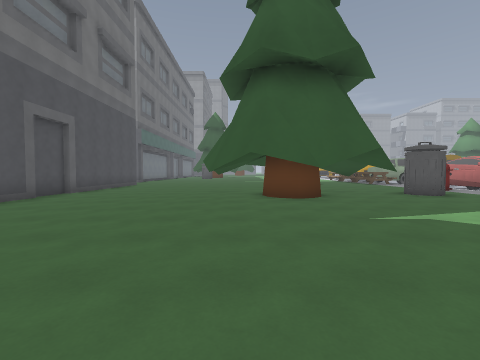
view 1 (above)

24 first-person views from a walk through a 3-D level made in the Godot game engine. The camera is 1.4 m above the floor, tilts 2° down and sees 90° across. The floor is counted in squares, 2 m on a side. Each view is taken from the middle of a square. On the plan, view 1 faces up. The plan holds only what a view shows up to about 9 squares ahead; the rest is blank. The place goes on beyond the plan. Surface patterns are stand-ins for the level's own textures.

view 2
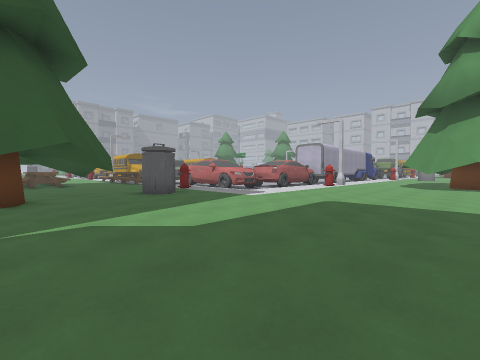

view 3
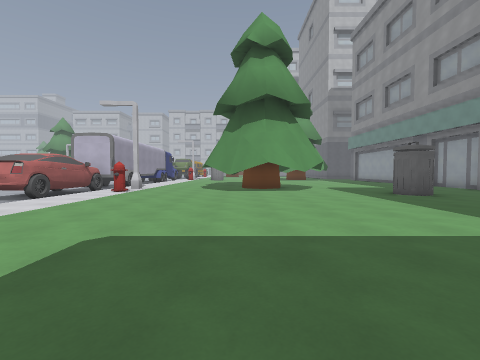

view 4
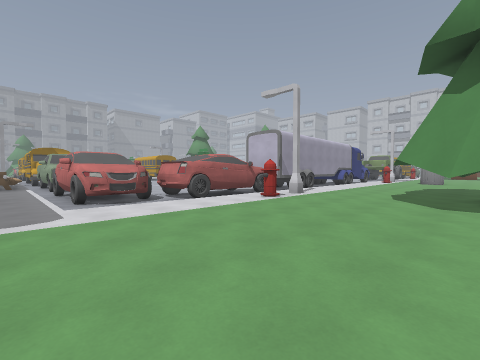

view 5
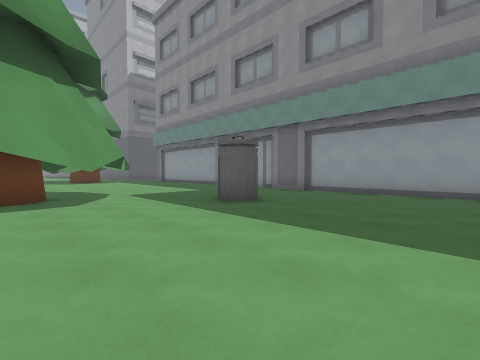

view 6
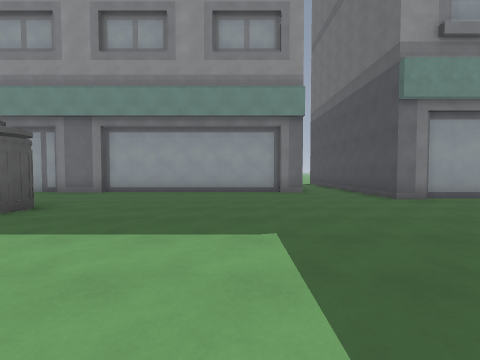

view 7
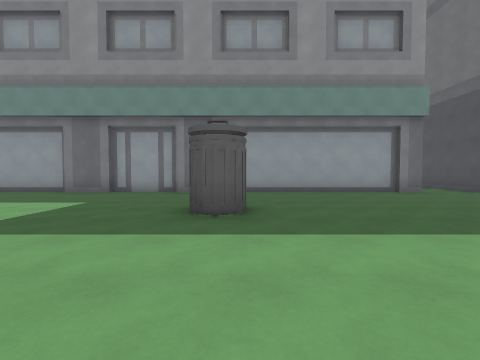

view 8
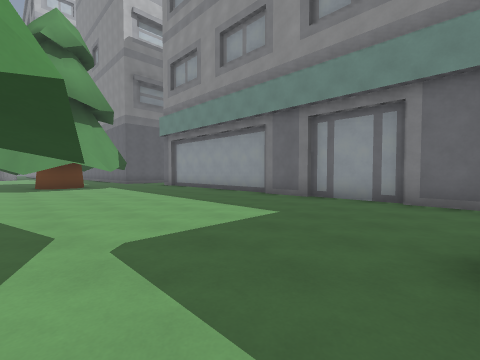

view 9
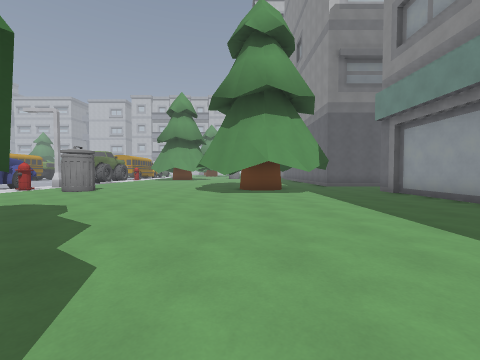

view 10
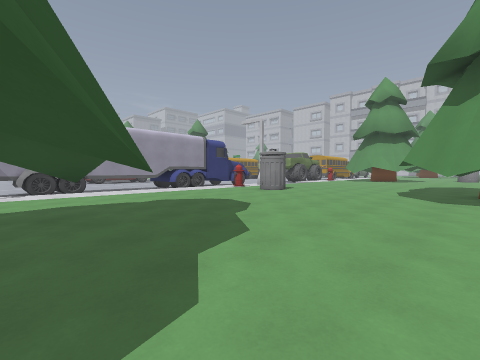

view 11
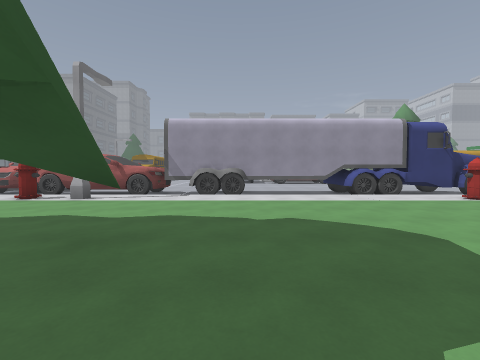

view 12
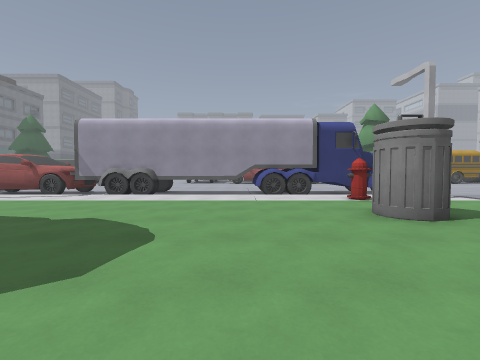

view 13
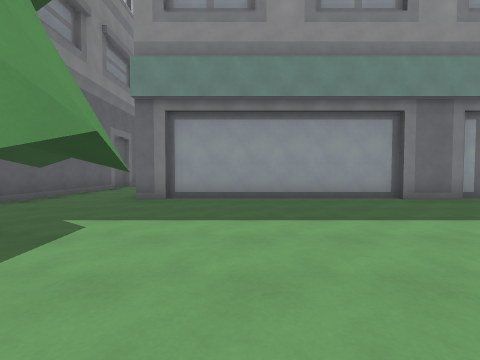

view 14
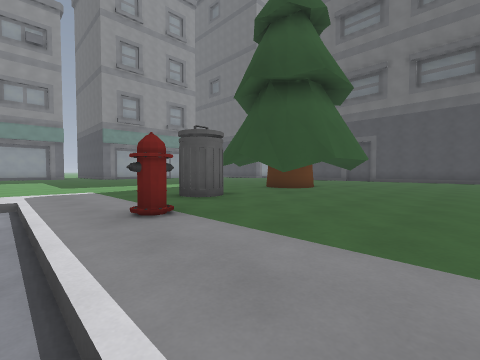

view 15
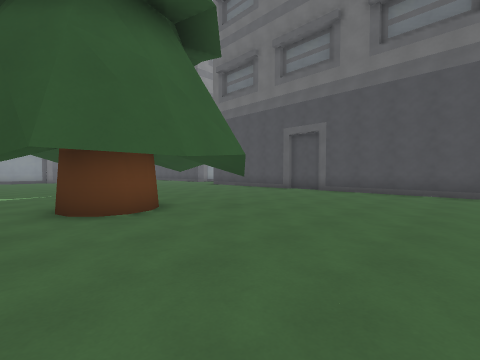

view 16
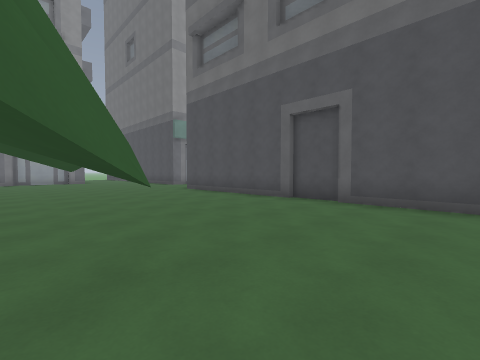

view 17
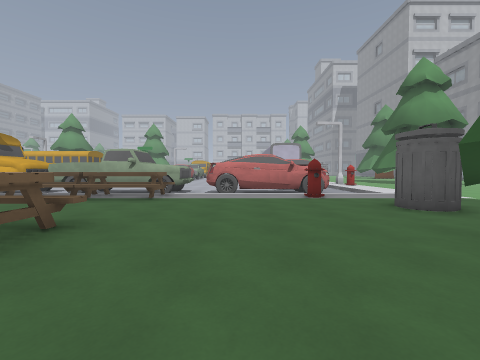

view 18
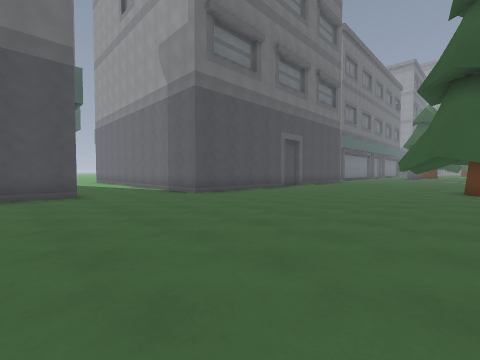

view 19
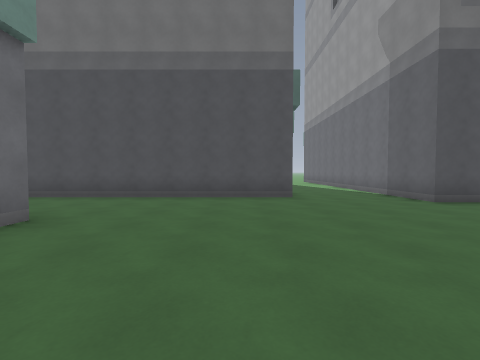

view 20
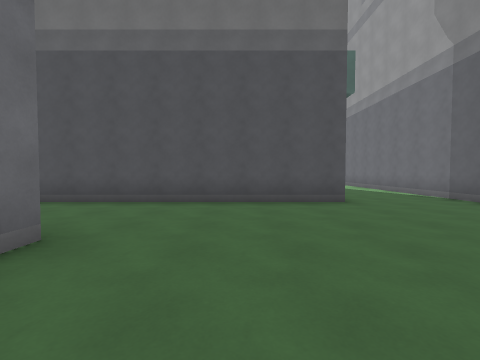

view 21
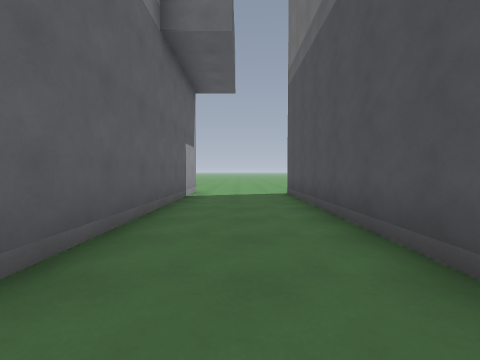

view 22
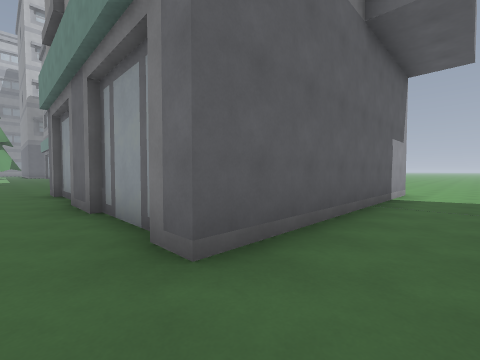

view 23
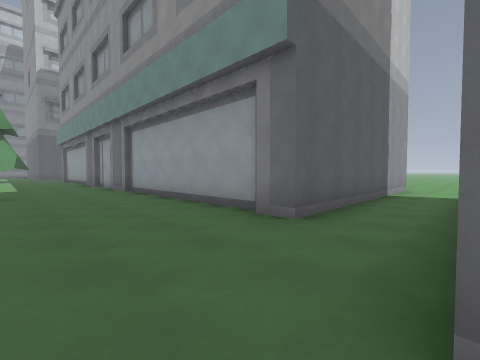

view 24
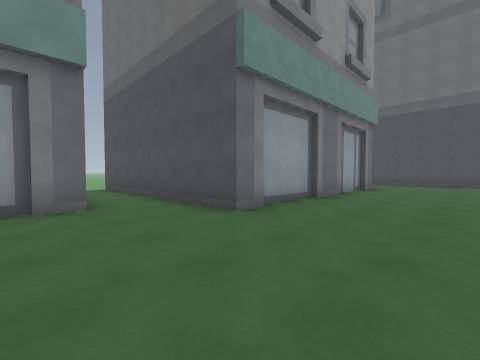

### Floor plan
Key: @ floor where view 1 was taken; # wall or solid block; . main floor; - floor 0.25 m lower than the main floor; / step, stairs or slope; ^ raised ledge; T tree; H hydrant; B bin; U building; A table; R truck.
Columns run from 10 left of view 1 to 25 right of it. Each row starts with its distance up from view 1.
 13              AA..AA/RR
 12     #............../#
 11     #............../#
 10     #............../#
  9     #.....T..T....H/####
  8     #....TT.TTT.B../#######      #
  7     U......TT..BB../-------^########
  6     #....T....T.....................
  5     #..................H.#.........H
  4     #...............................
  3     #..............................B
  2 #####...................T..T........
  1 .......................TT.TTT.......
  0 ..........@..............TT.........
 -1  ...........     ......TT...T.......
 -2    U........    ..................T.
 -3    #..............................T.
 -4    #..................BB...........T
 -5    #..................B...........T.
 -6    #......##........................
 -7    #...#      #.....................
 -8    #...#      #........##..##.......
 -9    #...#      #.###################.
-10    #...U      #.#
-11    #...#      #.#
-12    #...#      #.#

Where each view was taken, in squares from view 1:
view 1: 0 up, 0 right, facing up
view 2: 0 up, 2 right, facing up-right
view 3: 1 up, 5 right, facing right
view 4: 1 up, 8 right, facing up-right
view 5: 0 up, 8 right, facing down-right
view 6: 0 up, 8 right, facing down
view 7: 0 up, 12 right, facing down
view 8: 2 down, 13 right, facing down-right
view 9: 3 down, 16 right, facing right
view 10: 3 down, 17 right, facing up-right
view 11: 1 down, 19 right, facing up
view 12: 1 down, 22 right, facing up
view 13: 2 down, 22 right, facing down
view 14: 12 up, 9 right, facing down-left
view 15: 12 up, 3 right, facing down-left
view 16: 10 up, 0 right, facing down-left
view 17: 11 up, 1 right, facing right
view 18: 3 down, 1 right, facing up-left
view 19: 3 down, 0 right, facing left
view 20: 4 down, 1 left, facing left
view 21: 5 down, 5 left, facing down
view 22: 5 down, 5 left, facing down-right
view 23: 5 down, 4 right, facing down-right
view 24: 3 down, 7 right, facing down-left
